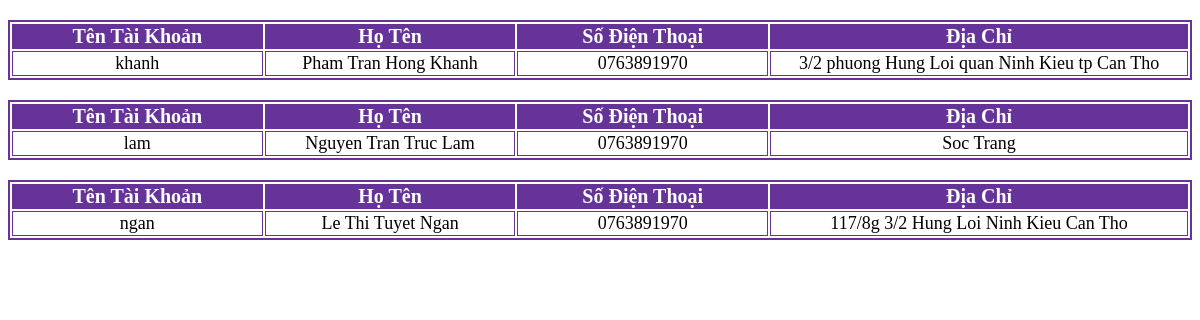
The page /main_customer.php on the database its author committed.
### tables this page shows
CREATE TABLE `account` (
  `account_name` varchar(255) NOT NULL,
  `account_password` varchar(255) NOT NULL,
  `account_type` varchar(255) NOT NULL,
  `account_phone` varchar(255) NOT NULL,
  `account_fullname` varchar(255) NOT NULL,
  `account_address` varchar(255) NOT NULL
);

### main_customer.php (the view, shortened to what this page needs)
<?php
    include("connection.php");
    $sql = "SELECT * from account ";
    $query_show_cus= mysqli_query($mysqli,$sql);
    while ($row=mysqli_fetch_array($query_show_cus)){
        ?>
<!DOCTYPE html>
<html lang="en">
<head>
    <link rel="stylesheet" href="customer.css">
</head>
<body>
<table>
        <tr>
                <th>Tên Tài Khoản</th>
                <th>Họ Tên</th>
                <th>Số Điện Thoại </th>
                <th>Địa Chỉ</th>
        </tr>
        <tr>
            <td><?php echo $row['account_name'] ?></td>
            <td><?php echo $row['account_fullname'] ?></td>
            <td><?php echo $row['account_phone']?></td>
            <td class="address"><?php echo $row['account_address']?></td>
        </tr>
  <?php
}
  ?>

### customer.css (style rules this page uses)
table { border: 2px solid rebeccapurple; text-align: center; width:100%; margin-top: 20px; }
th { background-color: rebeccapurple; color: white; font-weight: bolder; font-size: 20px; width: 15%; }
td { border : 1px solid rebeccapurple; font-size: 18px; }
.address { width: 25%; }

### rows shown on the page
account: account_name "khanh", account_fullname "Pham Tran Hong Khanh", account_phone "0763891970", account_address "3/2 phuong Hung Loi quan Ninh Kieu tp Can Tho"
account: account_name "lam", account_fullname "Nguyen Tran Truc Lam", account_phone "0763891970", account_address "Soc Trang"
account: account_name "ngan", account_fullname "Le Thi Tuyet Ngan", account_phone "0763891970", account_address "117/8g 3/2 Hung Loi Ninh Kieu Can Tho"
